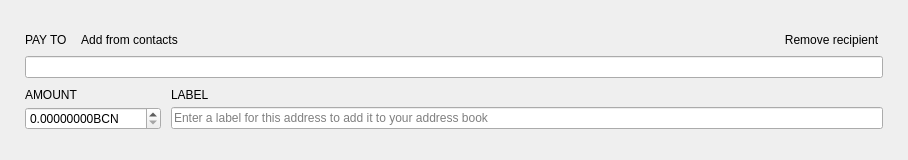
<?xml version="1.0" encoding="UTF-8"?>
<ui version="4.0">
 <class>TransferFrame</class>
 <widget class="QFrame" name="TransferFrame">
  <property name="geometry">
   <rect>
    <x>0</x>
    <y>0</y>
    <width>908</width>
    <height>160</height>
   </rect>
  </property>
  <property name="sizePolicy">
   <sizepolicy hsizetype="Preferred" vsizetype="Preferred">
    <horstretch>0</horstretch>
    <verstretch>150</verstretch>
   </sizepolicy>
  </property>
  <property name="minimumSize">
   <size>
    <width>0</width>
    <height>160</height>
   </size>
  </property>
  <property name="maximumSize">
   <size>
    <width>16777215</width>
    <height>160</height>
   </size>
  </property>
  <property name="windowTitle">
   <string>Frame</string>
  </property>
  <property name="styleSheet">
   <string notr="true"/>
  </property>
  <property name="frameShape">
   <enum>QFrame::NoFrame</enum>
  </property>
  <property name="frameShadow">
   <enum>QFrame::Plain</enum>
  </property>
  <layout class="QVBoxLayout" name="verticalLayout">
   <property name="spacing">
    <number>10</number>
   </property>
   <property name="leftMargin">
    <number>25</number>
   </property>
   <property name="rightMargin">
    <number>25</number>
   </property>
   <item>
    <spacer name="verticalSpacer_2">
     <property name="orientation">
      <enum>Qt::Vertical</enum>
     </property>
     <property name="sizeHint" stdset="0">
      <size>
       <width>20</width>
       <height>40</height>
      </size>
     </property>
    </spacer>
   </item>
   <item>
    <layout class="QGridLayout" name="gridLayout">
     <property name="verticalSpacing">
      <number>5</number>
     </property>
     <item row="0" column="0">
      <widget class="WalletGui::WalletNormalGrayTextLabel" name="m_payToTextLabel">
       <property name="sizePolicy">
        <sizepolicy hsizetype="Minimum" vsizetype="Minimum">
         <horstretch>0</horstretch>
         <verstretch>0</verstretch>
        </sizepolicy>
       </property>
       <property name="text">
        <string>PAY TO</string>
       </property>
       <property name="alignment">
        <set>Qt::AlignLeading|Qt::AlignLeft|Qt::AlignVCenter</set>
       </property>
       <property name="margin">
        <number>0</number>
       </property>
       <property name="indent">
        <number>0</number>
       </property>
      </widget>
     </item>
     <item row="0" column="1">
      <widget class="WalletGui::WalletTinyLinkLikeButton" name="m_addressBookButton">
       <property name="sizePolicy">
        <sizepolicy hsizetype="Preferred" vsizetype="Minimum">
         <horstretch>0</horstretch>
         <verstretch>0</verstretch>
        </sizepolicy>
       </property>
       <property name="cursor">
        <cursorShape>PointingHandCursor</cursorShape>
       </property>
       <property name="focusPolicy">
        <enum>Qt::NoFocus</enum>
       </property>
       <property name="layoutDirection">
        <enum>Qt::LeftToRight</enum>
       </property>
       <property name="text">
        <string>Add from contacts</string>
       </property>
       <property name="flat">
        <bool>true</bool>
       </property>
      </widget>
     </item>
     <item row="0" column="2">
      <spacer name="horizontalSpacer">
       <property name="orientation">
        <enum>Qt::Horizontal</enum>
       </property>
       <property name="sizeHint" stdset="0">
        <size>
         <width>318</width>
         <height>10</height>
        </size>
       </property>
      </spacer>
     </item>
     <item row="0" column="3" alignment="Qt::AlignBottom">
      <widget class="WalletGui::WalletTinyLinkLikeButton" name="m_removeButton">
       <property name="sizePolicy">
        <sizepolicy hsizetype="Preferred" vsizetype="Minimum">
         <horstretch>0</horstretch>
         <verstretch>0</verstretch>
        </sizepolicy>
       </property>
       <property name="cursor">
        <cursorShape>PointingHandCursor</cursorShape>
       </property>
       <property name="focusPolicy">
        <enum>Qt::NoFocus</enum>
       </property>
       <property name="text">
        <string>Remove recipient</string>
       </property>
       <property name="flat">
        <bool>true</bool>
       </property>
      </widget>
     </item>
     <item row="1" column="0" colspan="4">
      <widget class="WalletGui::ClearableLineEdit" name="m_sendAddressEdit">
       <property name="styleSheet">
        <string notr="true">[errorState=&quot;true&quot;] {
  border-color: #ef3131;
}</string>
       </property>
      </widget>
     </item>
    </layout>
   </item>
   <item>
    <layout class="QGridLayout" name="gridLayout_2">
     <property name="verticalSpacing">
      <number>5</number>
     </property>
     <item row="0" column="0">
      <widget class="WalletGui::WalletNormalGrayTextLabel" name="m_amountTextLabel">
       <property name="text">
        <string>AMOUNT</string>
       </property>
       <property name="alignment">
        <set>Qt::AlignBottom|Qt::AlignLeading|Qt::AlignLeft</set>
       </property>
       <property name="indent">
        <number>0</number>
       </property>
      </widget>
     </item>
     <item row="0" column="1">
      <widget class="WalletGui::WalletNormalGrayTextLabel" name="m_labelTextLabel">
       <property name="text">
        <string>LABEL</string>
       </property>
       <property name="alignment">
        <set>Qt::AlignBottom|Qt::AlignLeading|Qt::AlignLeft</set>
       </property>
       <property name="indent">
        <number>0</number>
       </property>
      </widget>
     </item>
     <item row="1" column="0">
      <widget class="QDoubleSpinBox" name="m_sendAmountSpin">
       <property name="focusPolicy">
        <enum>Qt::ClickFocus</enum>
       </property>
       <property name="layoutDirection">
        <enum>Qt::LeftToRight</enum>
       </property>
       <property name="styleSheet">
        <string notr="true">[errorState=&quot;true&quot;] {
  border-color: #ef3131;
}</string>
       </property>
       <property name="buttonSymbols">
        <enum>QAbstractSpinBox::UpDownArrows</enum>
       </property>
       <property name="suffix">
        <string notr="true">BCN</string>
       </property>
       <property name="decimals">
        <number>8</number>
       </property>
       <property name="maximum">
        <double>5000.000000000000000</double>
       </property>
      </widget>
     </item>
     <item row="1" column="1">
      <widget class="WalletGui::ClearableLineEdit" name="m_sendLabelEdit">
       <property name="styleSheet">
        <string notr="true">[errorState=&quot;true&quot;] {
  border-color: #ef3131;
}</string>
       </property>
       <property name="placeholderText">
        <string>Enter a label for this address to add it to your address book</string>
       </property>
      </widget>
     </item>
    </layout>
   </item>
   <item>
    <spacer name="verticalSpacer">
     <property name="orientation">
      <enum>Qt::Vertical</enum>
     </property>
     <property name="sizeHint" stdset="0">
      <size>
       <width>20</width>
       <height>40</height>
      </size>
     </property>
    </spacer>
   </item>
  </layout>
 </widget>
 <customwidgets>
  <customwidget>
   <class>WalletGui::WalletNormalGrayTextLabel</class>
   <extends>QLabel</extends>
   <header>Gui/Common/WalletTextLabel.h</header>
  </customwidget>
  <customwidget>
   <class>WalletGui::WalletTinyLinkLikeButton</class>
   <extends>QPushButton</extends>
   <header>Gui/Common/WalletLinkLikeButton.h</header>
  </customwidget>
  <customwidget>
   <class>WalletGui::ClearableLineEdit</class>
   <extends>QLineEdit</extends>
   <header>Gui/Common/ClearableLineEdit.h</header>
  </customwidget>
 </customwidgets>
 <tabstops>
  <tabstop>m_sendAddressEdit</tabstop>
  <tabstop>m_sendAmountSpin</tabstop>
  <tabstop>m_sendLabelEdit</tabstop>
  <tabstop>m_addressBookButton</tabstop>
  <tabstop>m_removeButton</tabstop>
 </tabstops>
 <resources/>
 <connections>
  <connection>
   <sender>m_removeButton</sender>
   <signal>clicked()</signal>
   <receiver>TransferFrame</receiver>
   <slot>deleteLater()</slot>
   <hints>
    <hint type="sourcelabel">
     <x>797</x>
     <y>41</y>
    </hint>
    <hint type="destinationlabel">
     <x>445</x>
     <y>79</y>
    </hint>
   </hints>
  </connection>
  <connection>
   <sender>m_addressBookButton</sender>
   <signal>clicked()</signal>
   <receiver>TransferFrame</receiver>
   <slot>addressBookClicked()</slot>
   <hints>
    <hint type="sourcelabel">
     <x>136</x>
     <y>41</y>
    </hint>
    <hint type="destinationlabel">
     <x>445</x>
     <y>79</y>
    </hint>
   </hints>
  </connection>
  <connection>
   <sender>m_sendAddressEdit</sender>
   <signal>textChanged(QString)</signal>
   <receiver>TransferFrame</receiver>
   <slot>labelOrAddressChanged(QString)</slot>
   <hints>
    <hint type="sourcelabel">
     <x>445</x>
     <y>56</y>
    </hint>
    <hint type="destinationlabel">
     <x>445</x>
     <y>79</y>
    </hint>
   </hints>
  </connection>
  <connection>
   <sender>m_sendLabelEdit</sender>
   <signal>textChanged(QString)</signal>
   <receiver>TransferFrame</receiver>
   <slot>labelOrAddressChanged(QString)</slot>
   <hints>
    <hint type="sourcelabel">
     <x>582</x>
     <y>128</y>
    </hint>
    <hint type="destinationlabel">
     <x>445</x>
     <y>79</y>
    </hint>
   </hints>
  </connection>
  <connection>
   <sender>m_sendAmountSpin</sender>
   <signal>valueChanged(QString)</signal>
   <receiver>TransferFrame</receiver>
   <slot>amountStringChanged(QString)</slot>
   <hints>
    <hint type="sourcelabel">
     <x>124</x>
     <y>124</y>
    </hint>
    <hint type="destinationlabel">
     <x>453</x>
     <y>79</y>
    </hint>
   </hints>
  </connection>
  <connection>
   <sender>m_sendAddressEdit</sender>
   <signal>textChanged(QString)</signal>
   <receiver>TransferFrame</receiver>
   <slot>addressChanged(QString)</slot>
   <hints>
    <hint type="sourcelabel">
     <x>453</x>
     <y>69</y>
    </hint>
    <hint type="destinationlabel">
     <x>453</x>
     <y>79</y>
    </hint>
   </hints>
  </connection>
 </connections>
 <slots>
  <slot>addressBookClicked()</slot>
  <slot>pasteClicked()</slot>
  <slot>labelOrAddressChanged(QString)</slot>
  <slot>addressChanged(QString)</slot>
  <slot>amountStringChanged(QString)</slot>
 </slots>
</ui>
